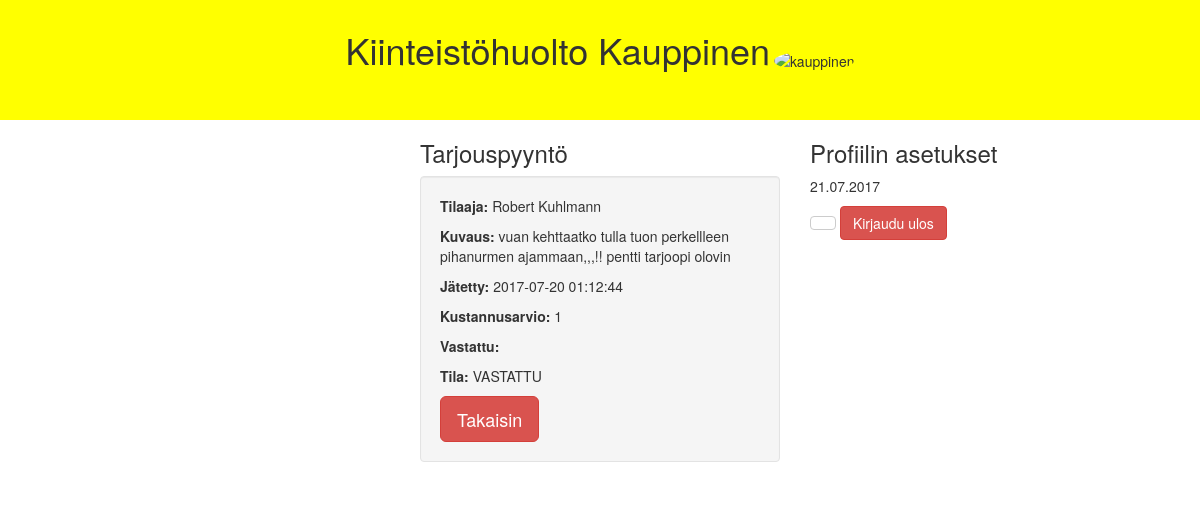
The app's page /kiinteistohuolto/asiakas/tarjouspyynnot/show-one.php?offerid=15 (signed in) with its own data.
### tables this page shows
CREATE TABLE `tarjouspyynto` (
  `id` int(11) NOT NULL,
  `tilaaja` varchar(32) NOT NULL,
  `kuvaus` varchar(500) NOT NULL,
  `jatetty` datetime NOT NULL,
  `kustannus_arvio` int(10) DEFAULT NULL,
  `vastattu` datetime DEFAULT NULL,
  `status` varchar(15) NOT NULL,
  `asiakasId` int(11) NOT NULL
);

### kiinteistohuolto/asiakas/tarjouspyynnot/show-one.php (the view)
<?php session_start();
include '../connection.php';
$tilaaja = $kuvaus = $jatetty = $vastattu = $kustannusarvio = $tila = "";
if(isset($_GET['offerid'])) {
	if(!empty($_GET['offerid'])) {
		$query = "SELECT * FROM tarjouspyynto WHERE id='" . $_GET['offerid'] . "'";
		$result = mysqli_query($conn, $query);
		if(mysqli_num_rows($result) != 0) {
			$row = mysqli_fetch_assoc($result);
			$tilaaja = $row['tilaaja'];
			$kuvaus = $row['kuvaus'];
			$jatettu = $row['jatetty'];
			$kustannusarvio = $row['kustannus_arvio'];
			$vastattu = $row['vastattu'];
			$tila = $row['status'];
		}
	}
}
?>
<?php include '../header.php'; ?>
<div class="row">
	<div class="col-md-4"></div>
	<div class="col-md-4">
		<h3>Tarjouspyyntö</h3>
		<div class="well">
			<p><strong>Tilaaja: </strong><?php echo $tilaaja; ?></p>
			<p><strong>Kuvaus: </strong><?php echo $kuvaus; ?></p>
			<p><strong>Jätetty: </strong><?php echo $jatettu; ?></p>
			<p><strong>Kustannusarvio: </strong><?php echo $kustannusarvio; ?></p>
			<p><strong>Vastattu: </strong><?php echo $vastattu; ?></p>
			<p><strong>Tila: </strong><?php echo $tila; ?></p>
			<a href="../main.php" class="btn btn-danger btn-lg">Takaisin</a>
		</div>
	</div>
	<div class="col-md-4">
		<?php include '../personal-info.php'; ?>
	</div>
</div>
<?php include '../footer.php'; ?>

### records on screen
tarjouspyynto: tilaaja "Robert Kuhlmann", kuvaus "vuan kehttaatko tulla tuon perkellleen pihanurmen ajammaan,,,!! pentti tarjoopi olovin", jatetty "2017-07-20 01:12:44", kustannus_arvio "1", status "VASTATTU"
